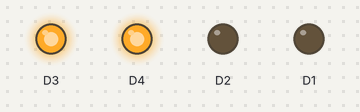
Recording of a sketch running on a simulated ESP8266 (Wemos D1 mini). Parts: output pins drawn as LEDs (lit = HIGH).

Above: at 0.5 s.
At 3.5 s:
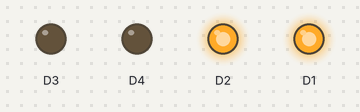
Timing chart, 0 to 4.6 s (numbered marks = the images above):
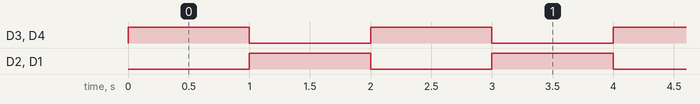

The sketch:

Tugas_3___Menyala_Setting.ino
```cpp
// Lampu LED Berjalan Menggunakan Wemos D1 R1 UNO
// Menyalakan LED dengan Aktif HIGH

void setup()
{
  pinMode(D4, OUTPUT);
  pinMode(D3, OUTPUT);
  pinMode(D2, OUTPUT);
  pinMode(D1, OUTPUT);
}
void loop()
{
    digitalWrite(D4, HIGH);
    digitalWrite(D3, HIGH);
    digitalWrite(D2, LOW);
    digitalWrite(D1, LOW);
    delay(1000);
    digitalWrite(D4, LOW);
    digitalWrite(D3, LOW);
    digitalWrite(D2, HIGH);
    digitalWrite(D1, HIGH);
    delay(1000);
  }
```

Measured:
- by itself, D3, D4, D2, D1: alternates HIGH for 1.0 s and LOW for 1.0 s
